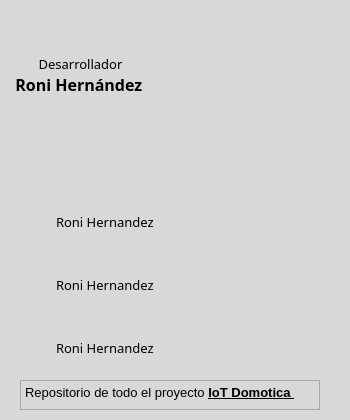
<?xml version="1.0" encoding="UTF-8"?>
<ui version="4.0">
 <class>Dialog</class>
 <widget class="QDialog" name="Dialog">
  <property name="geometry">
   <rect>
    <x>0</x>
    <y>0</y>
    <width>350</width>
    <height>420</height>
   </rect>
  </property>
  <property name="minimumSize">
   <size>
    <width>350</width>
    <height>420</height>
   </size>
  </property>
  <property name="maximumSize">
   <size>
    <width>16777215</width>
    <height>16777215</height>
   </size>
  </property>
  <property name="windowTitle">
   <string>RoniHernandez99/IoT_domotica</string>
  </property>
  <property name="windowIcon">
   <iconset>
    <normaloff>:/SISTEMA_CONTROL/IMAGENES/SISTEMA_CONTROL/RoniHernandez99_IoT_domotica_128px.ico</normaloff>
    <normalon>:/SISTEMA_CONTROL/IMAGENES/SISTEMA_CONTROL/RoniHernandez99_IoT_domotica_128px.ico</normalon>
    <disabledoff>:/SISTEMA_CONTROL/IMAGENES/SISTEMA_CONTROL/RoniHernandez99_IoT_domotica_128px.ico</disabledoff>
    <disabledon>:/SISTEMA_CONTROL/IMAGENES/SISTEMA_CONTROL/RoniHernandez99_IoT_domotica_128px.ico</disabledon>
    <activeoff>:/SISTEMA_CONTROL/IMAGENES/SISTEMA_CONTROL/RoniHernandez99_IoT_domotica_128px.ico</activeoff>
    <activeon>:/SISTEMA_CONTROL/IMAGENES/SISTEMA_CONTROL/RoniHernandez99_IoT_domotica_128px.ico</activeon>
    <selectedoff>:/SISTEMA_CONTROL/IMAGENES/SISTEMA_CONTROL/RoniHernandez99_IoT_domotica_128px.ico</selectedoff>
    <selectedon>:/SISTEMA_CONTROL/IMAGENES/SISTEMA_CONTROL/RoniHernandez99_IoT_domotica_128px.ico</selectedon>:/SISTEMA_CONTROL/IMAGENES/SISTEMA_CONTROL/RoniHernandez99_IoT_domotica_128px.ico</iconset>
  </property>
  <property name="styleSheet">
   <string notr="true">background-color:#d8d8d8;</string>
  </property>
  <widget class="QWidget" name="widget" native="true">
   <property name="geometry">
    <rect>
     <x>0</x>
     <y>190</y>
     <width>341</width>
     <height>190</height>
    </rect>
   </property>
   <property name="minimumSize">
    <size>
     <width>300</width>
     <height>190</height>
    </size>
   </property>
   <layout class="QVBoxLayout" name="verticalLayout">
    <item>
     <layout class="QHBoxLayout" name="horizontalLayout_2">
      <item>
       <widget class="QLabel" name="label_2">
        <property name="minimumSize">
         <size>
          <width>50</width>
          <height>50</height>
         </size>
        </property>
        <property name="maximumSize">
         <size>
          <width>50</width>
          <height>50</height>
         </size>
        </property>
        <property name="baseSize">
         <size>
          <width>50</width>
          <height>50</height>
         </size>
        </property>
        <property name="styleSheet">
         <string notr="true">border-image: url(:/SISTEMA_CONTROL/IMAGENES/SISTEMA_CONTROL/gmail.png);</string>
        </property>
        <property name="text">
         <string/>
        </property>
       </widget>
      </item>
      <item>
       <widget class="QLabel" name="bel_gmail">
        <property name="minimumSize">
         <size>
          <width>150</width>
          <height>20</height>
         </size>
        </property>
        <property name="maximumSize">
         <size>
          <width>16777215</width>
          <height>30</height>
         </size>
        </property>
        <property name="styleSheet">
         <string notr="true">font-family: TamilSangamMN;
font-size: 13px;</string>
        </property>
        <property name="text">
         <string>Roni Hernandez</string>
        </property>
        <property name="openExternalLinks">
         <bool>false</bool>
        </property>
       </widget>
      </item>
     </layout>
    </item>
    <item>
     <layout class="QHBoxLayout" name="horizontalLayout">
      <item>
       <widget class="QLabel" name="label">
        <property name="minimumSize">
         <size>
          <width>50</width>
          <height>50</height>
         </size>
        </property>
        <property name="maximumSize">
         <size>
          <width>50</width>
          <height>50</height>
         </size>
        </property>
        <property name="baseSize">
         <size>
          <width>50</width>
          <height>50</height>
         </size>
        </property>
        <property name="styleSheet">
         <string notr="true">border-image: url(:/SISTEMA_CONTROL/IMAGENES/SISTEMA_CONTROL/likedin.png);</string>
        </property>
        <property name="text">
         <string/>
        </property>
       </widget>
      </item>
      <item>
       <widget class="QLabel" name="bel_likedin">
        <property name="minimumSize">
         <size>
          <width>150</width>
          <height>20</height>
         </size>
        </property>
        <property name="maximumSize">
         <size>
          <width>16777215</width>
          <height>30</height>
         </size>
        </property>
        <property name="styleSheet">
         <string notr="true">font-family: TamilSangamMN;
font-size: 13px;</string>
        </property>
        <property name="text">
         <string>Roni Hernandez</string>
        </property>
        <property name="openExternalLinks">
         <bool>true</bool>
        </property>
       </widget>
      </item>
     </layout>
    </item>
    <item>
     <layout class="QHBoxLayout" name="horizontalLayout_3">
      <item>
       <widget class="QLabel" name="label_3">
        <property name="minimumSize">
         <size>
          <width>50</width>
          <height>50</height>
         </size>
        </property>
        <property name="maximumSize">
         <size>
          <width>50</width>
          <height>50</height>
         </size>
        </property>
        <property name="baseSize">
         <size>
          <width>50</width>
          <height>50</height>
         </size>
        </property>
        <property name="styleSheet">
         <string notr="true">border-image: url(:/SISTEMA_CONTROL/IMAGENES/SISTEMA_CONTROL/github.png);</string>
        </property>
        <property name="text">
         <string/>
        </property>
       </widget>
      </item>
      <item>
       <widget class="QLabel" name="bel_github">
        <property name="minimumSize">
         <size>
          <width>150</width>
          <height>20</height>
         </size>
        </property>
        <property name="maximumSize">
         <size>
          <width>16777215</width>
          <height>30</height>
         </size>
        </property>
        <property name="styleSheet">
         <string notr="true">font-family: TamilSangamMN;
font-size: 13px;</string>
        </property>
        <property name="text">
         <string>Roni Hernandez</string>
        </property>
        <property name="openExternalLinks">
         <bool>true</bool>
        </property>
       </widget>
      </item>
     </layout>
    </item>
   </layout>
  </widget>
  <widget class="QLabel" name="bel_fotoProgramador">
   <property name="geometry">
    <rect>
     <x>160</x>
     <y>10</y>
     <width>180</width>
     <height>175</height>
    </rect>
   </property>
   <property name="minimumSize">
    <size>
     <width>180</width>
     <height>175</height>
    </size>
   </property>
   <property name="maximumSize">
    <size>
     <width>200</width>
     <height>200</height>
    </size>
   </property>
   <property name="baseSize">
    <size>
     <width>180</width>
     <height>175</height>
    </size>
   </property>
   <property name="styleSheet">
    <string notr="true">border-image: url(:/SISTEMA_CONTROL/IMAGENES/SISTEMA_CONTROL/yoMero2.jpg);
border-radius:87%;</string>
   </property>
   <property name="text">
    <string/>
   </property>
  </widget>
  <widget class="QTextBrowser" name="textBrowser_repositorio">
   <property name="geometry">
    <rect>
     <x>20</x>
     <y>380</y>
     <width>300</width>
     <height>30</height>
    </rect>
   </property>
   <property name="minimumSize">
    <size>
     <width>300</width>
     <height>30</height>
    </size>
   </property>
   <property name="styleSheet">
    <string notr="true">font-family: TamilSangamMN;
border: 1px solid #d8d8d8;
font-size: 13px;


/*
CON LINK:

&lt;span style=&quot; font-size:13px;font-family: TamilSangamMN;&quot;&gt;Repositorio de todo el proyecto&lt;/span&gt;&lt;/p&gt;
&lt;span style=&quot; font-size:13px;
font-family: TamilSangamMN;&quot;&gt;  &lt;a href=&quot;{repositorio_link}&quot;  style=&quot;color:black;&quot;&gt; &lt;b&gt; IoT Domotica &lt;\b&gt; &lt;/a&gt;&lt;/span&gt;

SIN LINK:

&lt;span style=&quot; font-size:13px;font-family: TamilSangamMN;&quot;&gt;Repositorio de todo el proyecto&lt;/span&gt;&lt;/p&gt;
&lt;span style=&quot; font-size:13px;
font-family: TamilSangamMN;&quot;&gt;  &lt;a href=&quot;{repositorio_link}&quot;  style=&quot;color:black;text-decoration:none;&quot;&gt; &lt;b&gt; IoT Domotica &lt;\b&gt; &lt;/a&gt;&lt;/span&gt;

*/
</string>
   </property>
   <property name="html">
    <string>&lt;!DOCTYPE HTML PUBLIC &quot;-//W3C//DTD HTML 4.0//EN&quot; &quot;http://www.w3.org/TR/REC-html40/strict.dtd&quot;&gt;
&lt;html&gt;&lt;head&gt;&lt;meta name=&quot;qrichtext&quot; content=&quot;1&quot; /&gt;&lt;style type=&quot;text/css&quot;&gt;
p, li { white-space: pre-wrap; }
&lt;/style&gt;&lt;/head&gt;&lt;body style=&quot; font-family:'TamilSangamMN'; font-size:13px; font-weight:400; font-style:normal;&quot;&gt;
&lt;p style=&quot; margin-top:0px; margin-bottom:0px; margin-left:0px; margin-right:0px; -qt-block-indent:0; text-indent:0px;&quot;&gt;&lt;span style=&quot; font-size:13px;&quot;&gt;Repositorio de todo el proyecto &lt;/span&gt;&lt;a href=&quot;{repositorio_link}&quot;&gt;&lt;span style=&quot; font-size:13px; font-weight:600; text-decoration: underline; color:#000000;&quot;&gt;IoT Domotica &lt;/span&gt;&lt;/a&gt;&lt;/p&gt;&lt;/body&gt;&lt;/html&gt;</string>
   </property>
  </widget>
  <widget class="QTextBrowser" name="textBrowser_nombreProgra">
   <property name="geometry">
    <rect>
     <x>10</x>
     <y>50</y>
     <width>141</width>
     <height>70</height>
    </rect>
   </property>
   <property name="minimumSize">
    <size>
     <width>140</width>
     <height>70</height>
    </size>
   </property>
   <property name="styleSheet">
    <string notr="true">font-family: TamilSangamMN;
border: 1px solid #d8d8d8;
font-size: 13px;

/*
&lt;p align=&quot;center&quot;&gt;
&lt;span style=&quot;font-size:13px; font-family:TamilSangamMN; style='text-align:center&quot;&gt;Desarrollador&lt;/span&gt;
&lt;br&gt;
&lt;span style=&quot;font-size:16px;font-family: TamilSangamMN;text-align:center;&quot;&gt;&lt;b&gt;Roni Hernández&lt;/b&gt;&lt;/span&gt;
&lt;/p&gt;
*/</string>
   </property>
   <property name="html">
    <string>&lt;!DOCTYPE HTML PUBLIC &quot;-//W3C//DTD HTML 4.0//EN&quot; &quot;http://www.w3.org/TR/REC-html40/strict.dtd&quot;&gt;
&lt;html&gt;&lt;head&gt;&lt;meta name=&quot;qrichtext&quot; content=&quot;1&quot; /&gt;&lt;style type=&quot;text/css&quot;&gt;
p, li { white-space: pre-wrap; }
&lt;/style&gt;&lt;/head&gt;&lt;body style=&quot; font-family:'TamilSangamMN'; font-size:13px; font-weight:400; font-style:normal;&quot;&gt;
&lt;p align=&quot;center&quot; style=&quot; margin-top:12px; margin-bottom:12px; margin-left:0px; margin-right:0px; -qt-block-indent:0; text-indent:0px;&quot;&gt;&lt;span style=&quot; font-size:13px;&quot;&gt;Desarrollador &lt;br /&gt;&lt;/span&gt;&lt;span style=&quot; font-size:16px; font-weight:600;&quot;&gt;Roni Hernández&lt;/span&gt;&lt;span style=&quot; font-size:13px;&quot;&gt; &lt;/span&gt;&lt;/p&gt;&lt;/body&gt;&lt;/html&gt;</string>
   </property>
  </widget>
 </widget>
 <resources>
  <include location="../../../IMAG.qrc"/>
 </resources>
 <connections/>
</ui>
